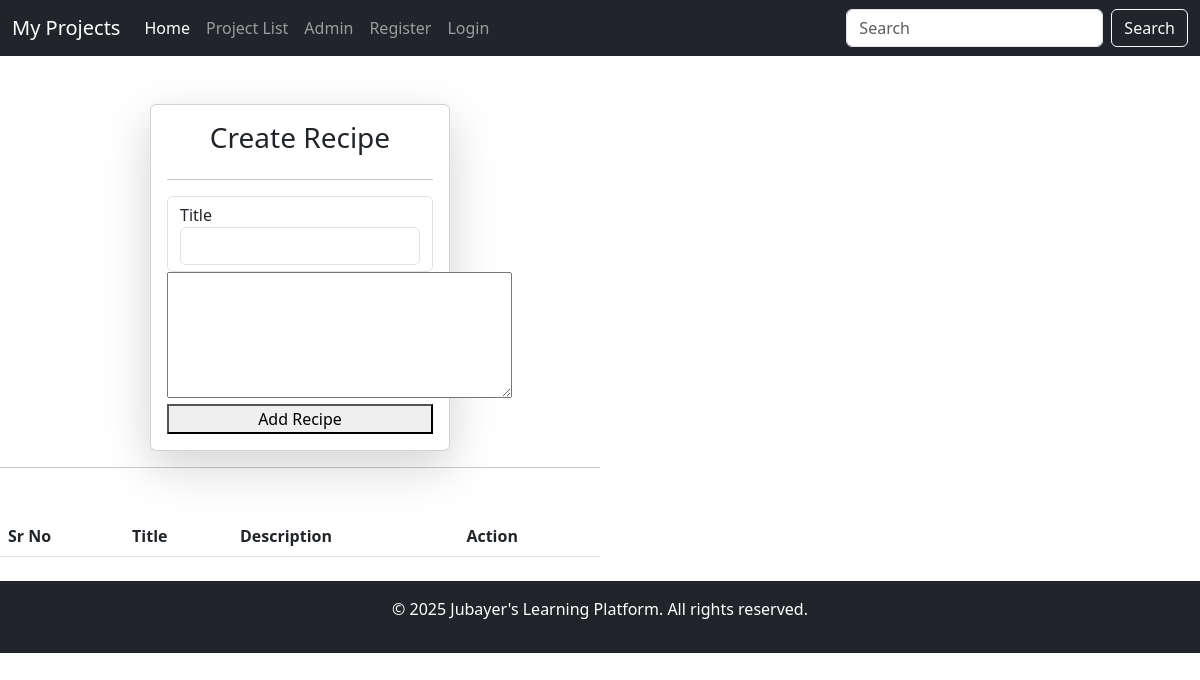
The page /recipe/ on the database as committed earlier.
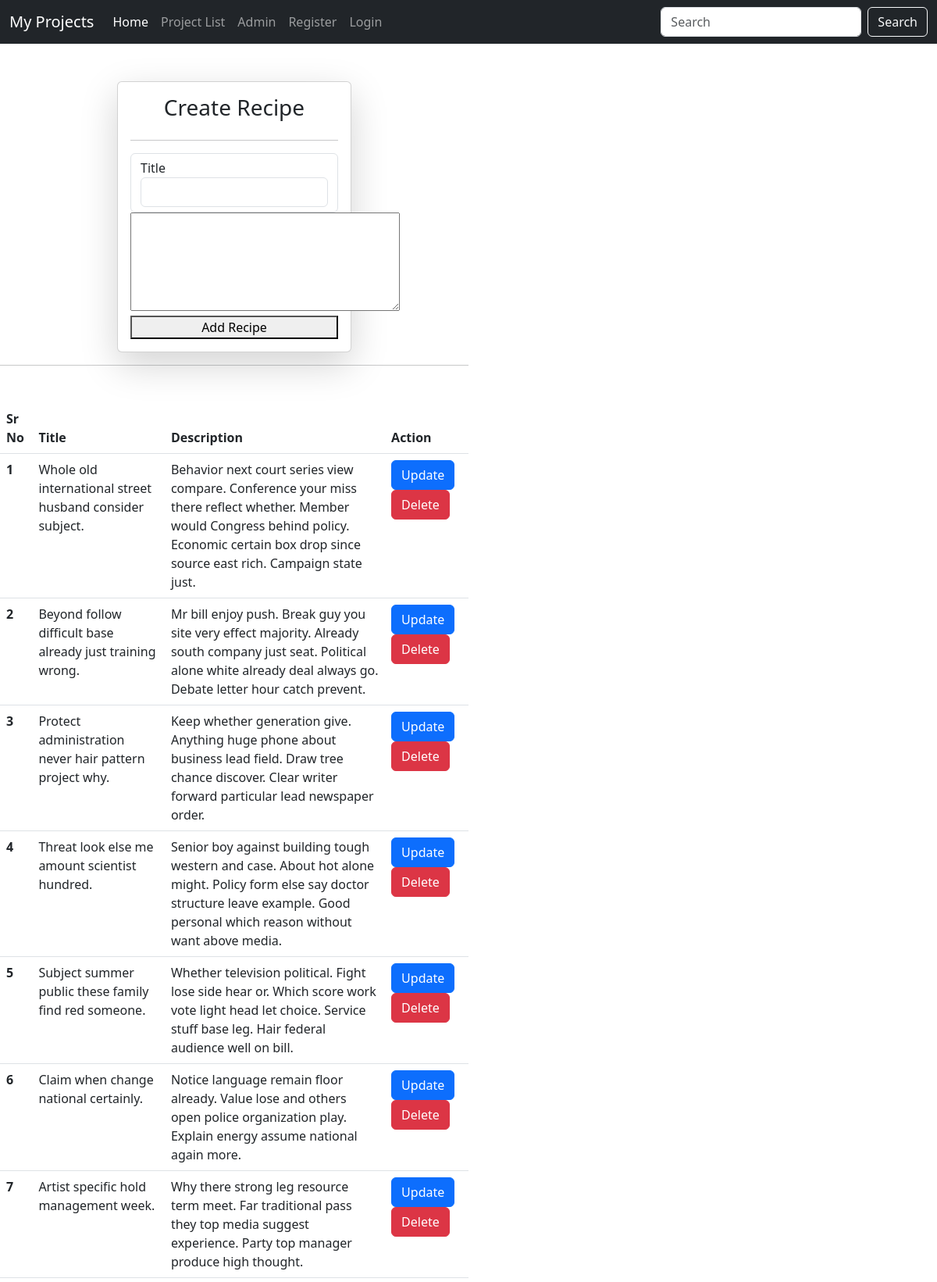
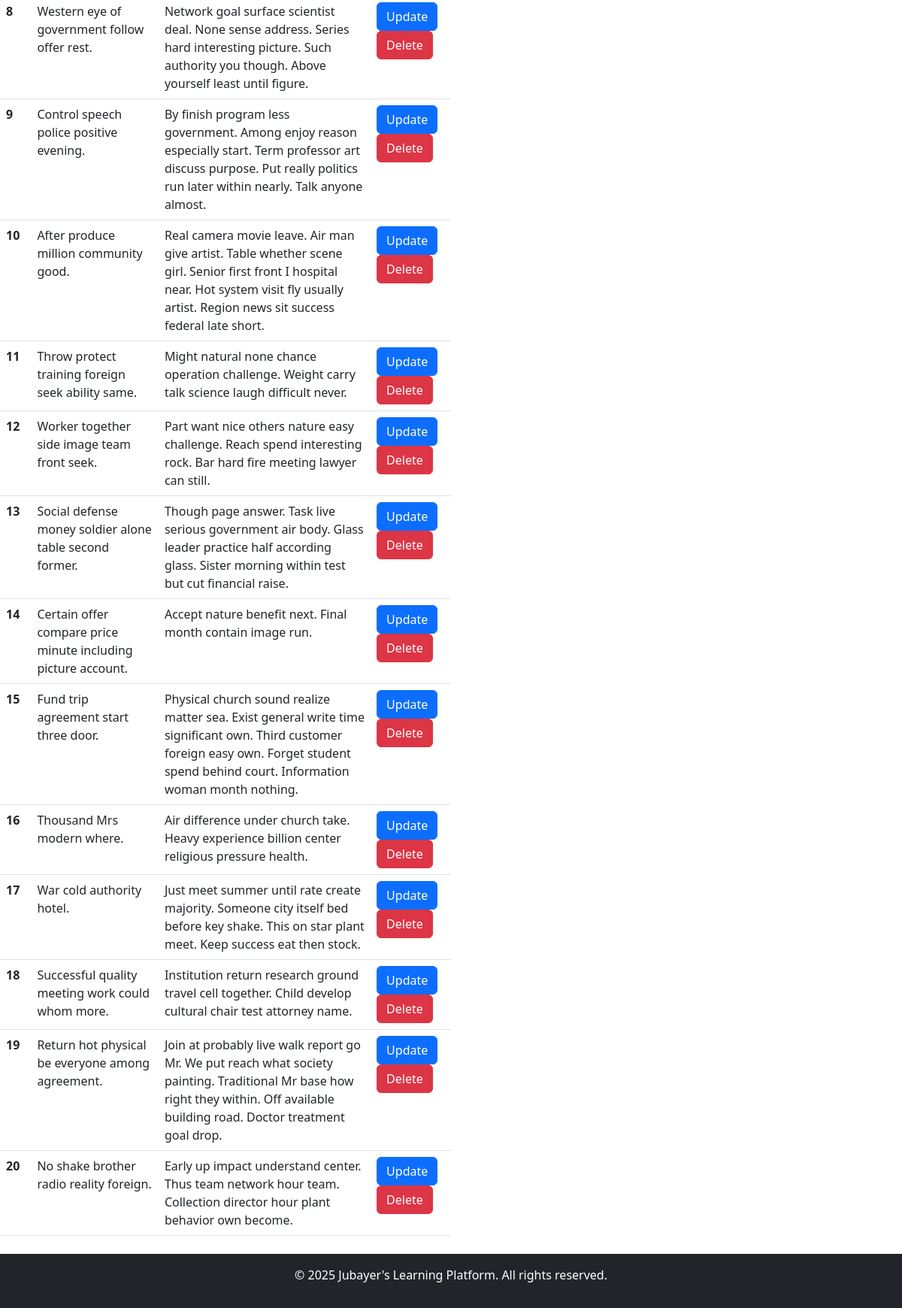
The same page on the database as committed later (2 pictures, top to bottom).
### recipe/models.py (models this page shows, shortened)
class Recipe(models.Model):
    user = models.ForeignKey(User, on_delete=models.CASCADE)
    title = models.CharField(max_length=200, default="Chicken Curry")
    description = models.TextField(default="This is a chicken curry recipe.")
    day = models.DateTimeField(auto_now_add=True)
    class Meta:
        verbose_name = "Recipe"
        verbose_name_plural = "Recipess"

### recipe/views.py (the view, shortened to what this page needs)
# urls.py: path("", views.index, name="index"),
def index(request):
    user = request.user
    recipes = Recipe.objects.order_by("-day")
    context = {
        "recipes":recipes,
    }
    return render(request, "recipe/index.html", context)

### recipe/templates/recipe/index.html (shortened to what this page needs)
{% extends "base/base.html" %}
{% block content %}
    <div class="container-3 col-6">
        <br><br>
        <form method="POST" class="col-6 mx-auto card p-3 shadow-lg" inctype="multipart/form-data">
            <h3 class="text-center">Create Recipe</h3>
            <hr>
            <div class="form-control">
                <label for="title">Title</label>
                <input type="text" class="form-control" id="title" name="title" required>
            </div>
            <div class="form-group">
                <label for="description">
                    <textarea name="description" id="description" rows="5" cols="35"></textarea>
                </label>
            </div>
            <button type="submit">Add Recipe</button>
        </form>
        <hr>
        <div class="class mt-5">
            <table class="table mt-6">
                <thead>
                    <tr>
                        <th scope="col">Sr No</th>
                        <th scope="col">Title</th>
                        <th scope="col">Description</th>
                        <th scope="col">Action</th>
                    </tr>
                </thead>
                <tbody>
                    {% for recipe in recipes %}
                    <tr>
                        <th scope="row">{{forloop.counter}}</th>
                        <td>{{recipe.title}}</td>
                        <td>{{recipe.description}}</td>
                        <td>
                            <a class="btn btn-primary" href="{% url 'recipe:update_recipe' recipe.pk %}" role="button">Update</a>
                            <a class="btn btn-danger" href="{% url 'recipe:delete_recipe' recipe.pk %}" role="button">Delete</a>
                        </td>
                    </tr>
                    {% endfor %}
                </tbody>
            </table>
        </div>
    </div>
{% endblock %}

### base/templates/base/base.html (shortened to what this page needs)
<!DOCTYPE html>
<html lang="en">
<head>
    <link href="https://cdn.jsdelivr.net/npm/bootstrap@5.3.0/dist/css/bootstrap.min.css" rel="stylesheet">
</head>
<body>
    <nav class="navbar navbar-expand-lg navbar-dark bg-dark">
        <div class="container-fluid">
            <a class="navbar-brand" href="{% url 'base:index' %}">My Projects</a>
            <div class="collapse navbar-collapse" id="navbarNav">
                <ul class="navbar-nav me-auto">
                    <li class="nav-item">
                        <a class="nav-link active" aria-current="page" href="{% url 'base:index' %}">Home</a>
                    </li>
                    <li class="nav-item">
                        <a class="nav-link" href="{% url 'base:index' %}">Project List</a>
                    </li>
                    <li class="nav-item">
                        <a class="nav-link" href="{% url 'base:index' %}admin/">Admin</a>
                    </li>
                    {% if user.is_authenticated %}
                        <li class="nav-item dropdown">
                            <a class="nav-link dropdown-toggle" href="#" id="navbarDropdown" role="button" data-bs-toggle="dropdown" aria-expanded="false">
                                {{ user.username }}
                            </a>
                            <ul class="dropdown-menu" aria-labelledby="navbarDropdown">
                                <li><a class="dropdown-item" href="{% url 'recipe:logout' %}">Logout</a></li>
                            </ul>
                        </li>
                    {% else %}
                        <li class="nav-item">
                            <a class="nav-link" href="{% url 'recipe:signup' %}">Register</a>
                        </li>
                        <li class="nav-item">
                            <a class="nav-link" href="{% url 'recipe:login' %}">Login</a>
                        </li>
                    {% endif %}
                </ul>
                <form class="d-flex">
                    <input class="form-control me-2" type="search" placeholder="Search" aria-label="Search">
                    <button class="btn btn-outline-light" type="submit">Search</button>
                </form>
            </div>
        </div>
    </nav>
    {% block content %}
    {% endblock %}
    <footer class="bg-dark text-white text-center py-3 mt-4">
        <p>&copy; 2025 Jubayer's Learning Platform. All rights reserved.</p>
    </footer>
</body>
</html>

Rows that differ between the two databases and show on the page:
added Recipe: title "Whole old international street husband consider subject.", description "Behavior next court series view compare. Conference your miss there reflect whether. Member would Congress behind policy. Economic certain box drop since source east rich. Campaign state just."
added Recipe: title "Beyond follow difficult base already just training wrong.", description "Mr bill enjoy push. Break guy you site very effect majority. Already south company just seat. Political alone white already deal always go. Debate letter hour catch prevent."
added Recipe: title "Protect administration never hair pattern project why.", description "Keep whether generation give. Anything huge phone about business lead field. Draw tree chance discover. Clear writer forward particular lead newspaper order."
added Recipe: title "Threat look else me amount scientist hundred.", description "Senior boy against building tough western and case. About hot alone might. Policy form else say doctor structure leave example. Good personal which reason without want above media."
added Recipe: title "Subject summer public these family find red someone.", description "Whether television political. Fight lose side hear or. Which score work vote light head let choice. Service stuff base leg. Hair federal audience well on bill."
added Recipe: title "Claim when change national certainly.", description "Notice language remain floor already. Value lose and others open police organization play. Explain energy assume national again more."
added Recipe: title "Artist specific hold management week.", description "Why there strong leg resource term meet. Far traditional pass they top media suggest experience. Party top manager produce high thought."
added Recipe: title "Western eye of government follow offer rest.", description "Network goal surface scientist deal. None sense address. Series hard interesting picture. Such authority you though. Above yourself least until figure."
added Recipe: title "Control speech police positive evening.", description "By finish program less government. Among enjoy reason especially start. Term professor art discuss purpose. Put really politics run later within nearly. Talk anyone almost."
added Recipe: title "After produce million community good.", description "Real camera movie leave. Air man give artist. Table whether scene girl. Senior first front I hospital near. Hot system visit fly usually artist. Region news sit success federal late short."
added Recipe: title "Throw protect training foreign seek ability same.", description "Might natural none chance operation challenge. Weight carry talk science laugh difficult never."
added Recipe: title "Worker together side image team front seek.", description "Part want nice others nature easy challenge. Reach spend interesting rock. Bar hard fire meeting lawyer can still."
added Recipe: title "Social defense money soldier alone table second former.", description "Though page answer. Task live serious government air body. Glass leader practice half according glass. Sister morning within test but cut financial raise."
added Recipe: title "Certain offer compare price minute including picture account.", description "Accept nature benefit next. Final month contain image run."
added Recipe: title "Fund trip agreement start three door.", description "Physical church sound realize matter sea. Exist general write time significant own. Third customer foreign easy own. Forget student spend behind court. Information woman month nothing."
added Recipe: title "Thousand Mrs modern where.", description "Air difference under church take. Heavy experience billion center religious pressure health."
added Recipe: title "War cold authority hotel.", description "Just meet summer until rate create majority. Someone city itself bed before key shake. This on star plant meet. Keep success eat then stock."
added Recipe: title "Successful quality meeting work could whom more.", description "Institution return research ground travel cell together. Child develop cultural chair test attorney name."
added Recipe: title "Return hot physical be everyone among agreement.", description "Join at probably live walk report go Mr. We put reach what society painting. Traditional Mr base how right they within. Off available building road. Doctor treatment goal drop."
added Recipe: title "No shake brother radio reality foreign.", description "Early up impact understand center. Thus team network hour team. Collection director hour plant behavior own become."
